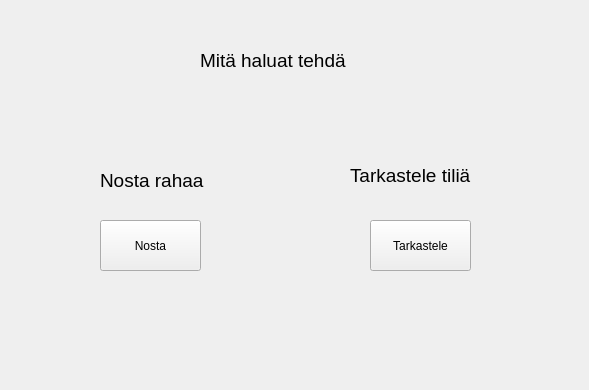
<?xml version="1.0" encoding="UTF-8"?>
<ui version="4.0">
 <class>menu</class>
 <widget class="QWidget" name="menu">
  <property name="geometry">
   <rect>
    <x>0</x>
    <y>0</y>
    <width>589</width>
    <height>390</height>
   </rect>
  </property>
  <property name="windowTitle">
   <string>Form</string>
  </property>
  <widget class="QLabel" name="label">
   <property name="geometry">
    <rect>
     <x>200</x>
     <y>40</y>
     <width>231</width>
     <height>41</height>
    </rect>
   </property>
   <property name="font">
    <font>
     <pointsize>14</pointsize>
    </font>
   </property>
   <property name="text">
    <string>Mitä haluat tehdä</string>
   </property>
  </widget>
  <widget class="QLabel" name="label_2">
   <property name="geometry">
    <rect>
     <x>100</x>
     <y>160</y>
     <width>121</width>
     <height>41</height>
    </rect>
   </property>
   <property name="font">
    <font>
     <pointsize>14</pointsize>
    </font>
   </property>
   <property name="text">
    <string>Nosta rahaa</string>
   </property>
  </widget>
  <widget class="QLabel" name="label_3">
   <property name="geometry">
    <rect>
     <x>350</x>
     <y>150</y>
     <width>131</width>
     <height>51</height>
    </rect>
   </property>
   <property name="font">
    <font>
     <pointsize>14</pointsize>
    </font>
   </property>
   <property name="text">
    <string>Tarkastele tiliä</string>
   </property>
  </widget>
  <widget class="QPushButton" name="btnWithdraw">
   <property name="geometry">
    <rect>
     <x>100</x>
     <y>220</y>
     <width>101</width>
     <height>51</height>
    </rect>
   </property>
   <property name="text">
    <string>Nosta</string>
   </property>
  </widget>
  <widget class="QPushButton" name="btnAccount">
   <property name="geometry">
    <rect>
     <x>370</x>
     <y>220</y>
     <width>101</width>
     <height>51</height>
    </rect>
   </property>
   <property name="text">
    <string>Tarkastele</string>
   </property>
  </widget>
 </widget>
 <resources/>
 <connections/>
</ui>
